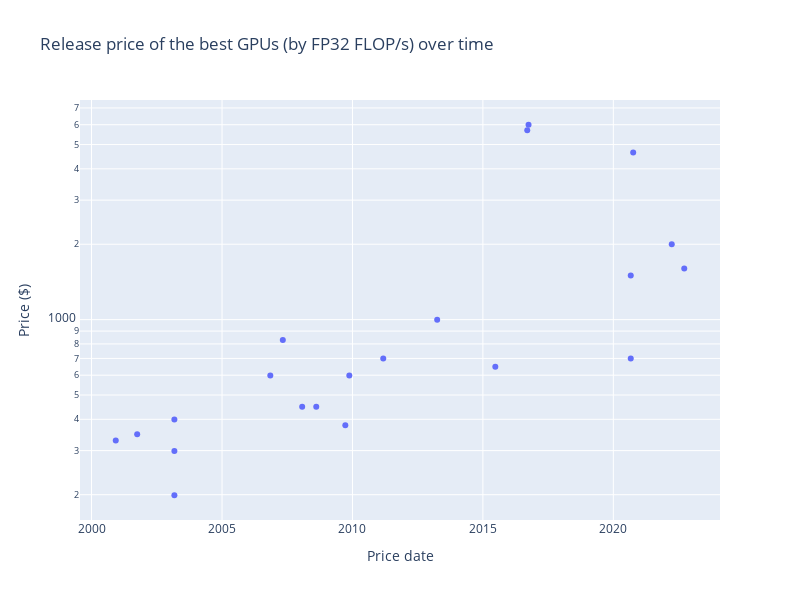

Notebook cell for this chart:
### Code cell
# Plot the 'Release price (USD)' of the best GPUs over time
fig = go.Figure()

fig.add_trace(go.Scatter(
    x=best_gpu_df['Release date'],
    y=best_gpu_df['Release price (USD)'],
    mode='markers',
    text=best_gpu_df['Hardware name'],
))
fig.update_layout(
    title='Release price of the best GPUs (by FP32 FLOP/s) over time',
    xaxis_title='Price date',
    yaxis_title='Price ($)',
    yaxis_type='log',
    width=800,
    height=600,
)
fig.show()

### Figure 1 — Plotly figure (JSON) as saved in the notebook; plotly's stock layout.template omitted (floating-point values rounded to 4 significant figures)
{"data": [{"mode": "markers", "text": ["NVIDIA GeForce 2 GTS Pro", "NVIDIA GeForce 3 Ti500", "NVIDIA GeForce FX 5800 Ultra", "NVIDIA GeForce FX 5200 Ultra", "NVIDIA GeForce FX 5800", "NVIDIA GeForce 8800 GTX", "NVIDIA GeForce 8800 Ultra", "Radeon HD 3870 X2", "Radeon HD 4870 X2", "Radeon HD 5870", "Radeon HD 5970", "Radeon HD 6990", "Radeon HD 7990", "AMD Radeon R9 FURY X", "NVIDIA P40", "NVIDIA Quadro P6000", "NVIDIA GeForce RTX 3080", "NVIDIA GeForce RTX 3090", "NVIDIA RTX A6000", "NVIDIA GeForce RTX 3090 Ti", "NVIDIA GeForce RTX 4090"], "type": "scatter", "x": ["2000-12-05", "2001-10-01", "2003-03-06", "2003-03-06", "2003-03-06", "2006-11-08", "2007-05-02", "2008-01-28", "2008-08-12", "2009-09-23", "2009-11-18", "2011-03-08", "2013-04-01", "2015-06-24", "2016-09-13", "2016-10-01", "2020-09-01", "2020-09-01", "2020-10-05", "2022-03-29", "2022-09-20"], "y": [329, 349, 399, 199, 299, 599, 829, 449, 449, 379, 599, 699, 1000, 649, 5699, 5999, 699, 1499, 4649, 1999, 1599]}], "layout": {"height": 600, "title": {"text": "Release price of the best GPUs (by FP32 FLOP/s) over time"}, "width": 800, "xaxis": {"title": {"text": "Price date"}}, "yaxis": {"title": {"text": "Price ($)"}, "type": "log"}}}
